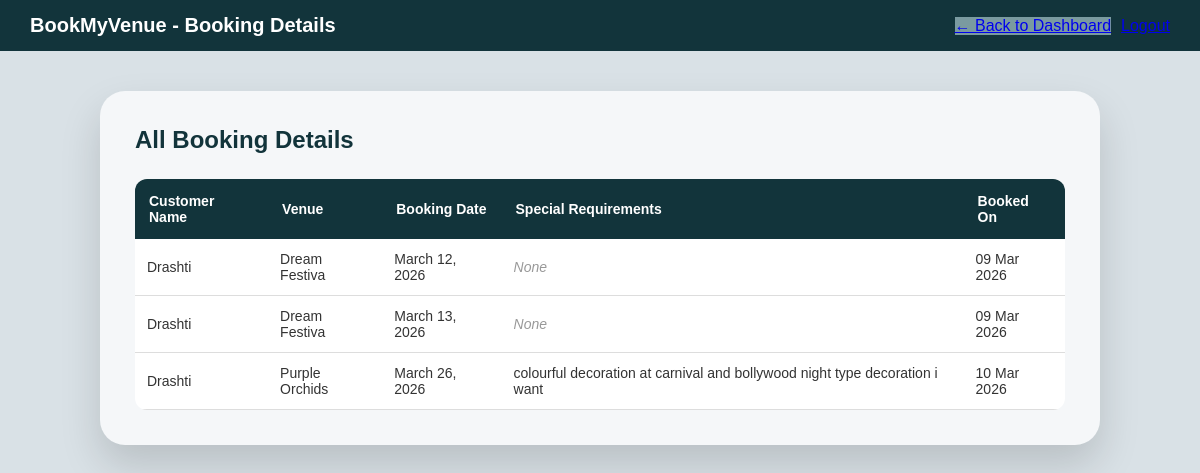
Page /owner/booking-details/ (signed in) on the earlier database version.
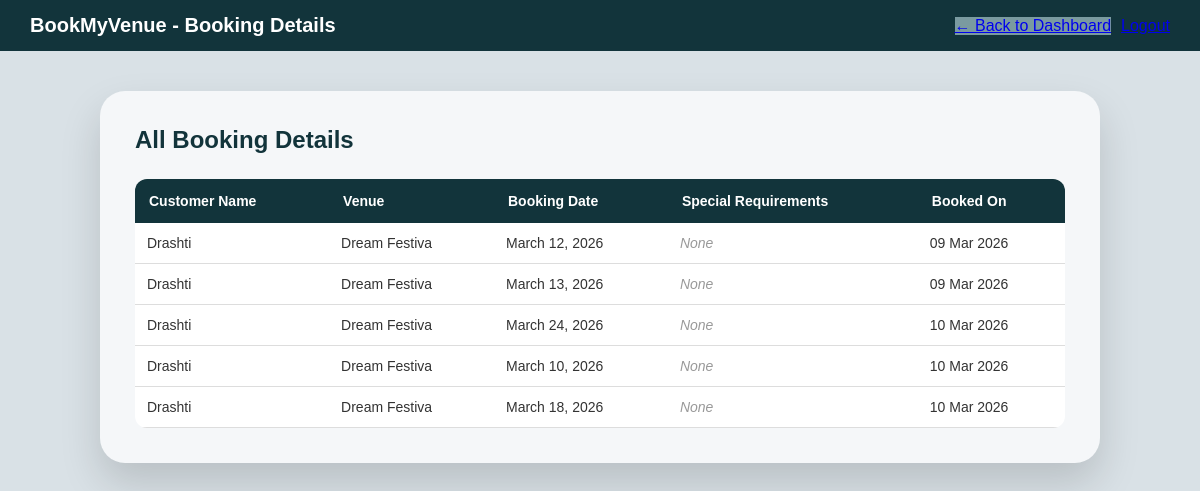
Same page on the later database version.
### main/models.py (models this page shows, shortened)
class Booking(models.Model):
    venue = models.ForeignKey(Venue, on_delete=models.CASCADE, related_name='bookings')
    user = models.ForeignKey(User, on_delete=models.CASCADE, related_name='bookings')
    date = models.DateField()
    special_requirements = models.TextField(blank=True, null=True)
    created_at = models.DateTimeField(auto_now_add=True)
    class Meta:
        unique_together = ('venue', 'date')

class User(AbstractUser):
    role = models.CharField(
        max_length=15,
        choices=[
            ('venue_owner', 'Venue Owner'),
            ('user', 'User'),
        ],
        default='user'
    )

class Venue(models.Model):
    owner = models.ForeignKey(User, on_delete=models.CASCADE, related_name='venues')
    name = models.CharField(max_length=200)
    owner_name = models.CharField(max_length=200)
    address = models.TextField()
    city = models.CharField(max_length=100)
    state = models.CharField(max_length=100)
    capacity = models.IntegerField()
    total_area = models.CharField(max_length=50, blank=True, null=True)
    parking_area = models.CharField(max_length=50, blank=True, null=True)
    venue_type = models.CharField(max_length=20, choices=[('AC', 'AC'), ('Non-AC', 'Non-AC'), ('Both', 'Both')])
    facilities = models.TextField(blank=True, null=True)
    instructions = models.TextField(blank=True, null=True)
    price = models.DecimalField(max_digits=10, decimal_places=2)
    contact1 = models.CharField(max_length=15)
    contact2 = models.CharField(max_length=15, blank=True, null=True)
    created_at = models.DateTimeField(auto_now_add=True)

### main/views.py (the view)
# urls.py: path('owner/booking-details/', views.owner_booking_details, name='owner_booking_details'),
@login_required(login_url='login')
def owner_booking_details(request):
    owner = request.user
    bookings = Booking.objects.filter(
        venue__owner=owner
    ).select_related('venue', 'user')
    return render(
        request,
        'owner_booking_details.html',
        {'bookings': bookings}
    )

### main/templates/owner_booking_details.html (shortened to what this page needs)
{% load static %}
<!DOCTYPE html>
<html lang="en">
<head>
<link rel="stylesheet" href="{% static 'owner_booking_details.css' %}">
</head>
<body>
<nav class="navbar">
<span class="navbar-brand">
BookMyVenue - Booking Details
</span>
<div class="navbar-links">
<a href="{% url 'dashboard' %}" class="btn btn-secondary">
← Back to Dashboard
</a>
<a href="{% url 'logout' %}" class="btn btn-danger">
</a>
</div>
</nav>
<div class="page-wrapper">
<div class="container">
<h2>All Booking Details</h2>
{% if bookings %}
<table class="booking-table">
<thead>
<tr>
<th>Customer Name</th>
<th>Venue</th>
<th>Booking Date</th>
<th>Special Requirements</th>
<th>Booked On</th>
</tr>
</thead>
<tbody>
{% for booking in bookings %}
<tr>
<td>{{ booking.user.username }}</td>
<td>{{ booking.venue.name }}</td>
<td>{{ booking.date }}</td>
<td>
{% if booking.special_requirements %}
{{ booking.special_requirements }}
{% else %}
<span class="no-data">None</span>
{% endif %}
</td>
<td>{{ booking.created_at|date:"d M Y" }}</td>
</tr>
{% endfor %}
</tbody>
</table>
{% else %}
<div class="empty-state">
No bookings have been made yet.
</div>
{% endif %}
</div>
</div>
</body>
</html>

Differences in the rows shown:
removed Booking: user.username "Drashti", venue.name "Purple Orchids", date "March 26, 2026", special_requirements "colourful decoration at carnival and bollywood night type decoration i want", created_at "10 Mar 2026"
added Booking: user.username "Drashti", venue.name "Dream Festiva", date "March 24, 2026", special_requirements "None", created_at "10 Mar 2026"
added Booking: user.username "Drashti", venue.name "Dream Festiva", date "March 10, 2026", special_requirements "None", created_at "10 Mar 2026"
added Booking: user.username "Drashti", venue.name "Dream Festiva", date "March 18, 2026", special_requirements "None", created_at "10 Mar 2026"
